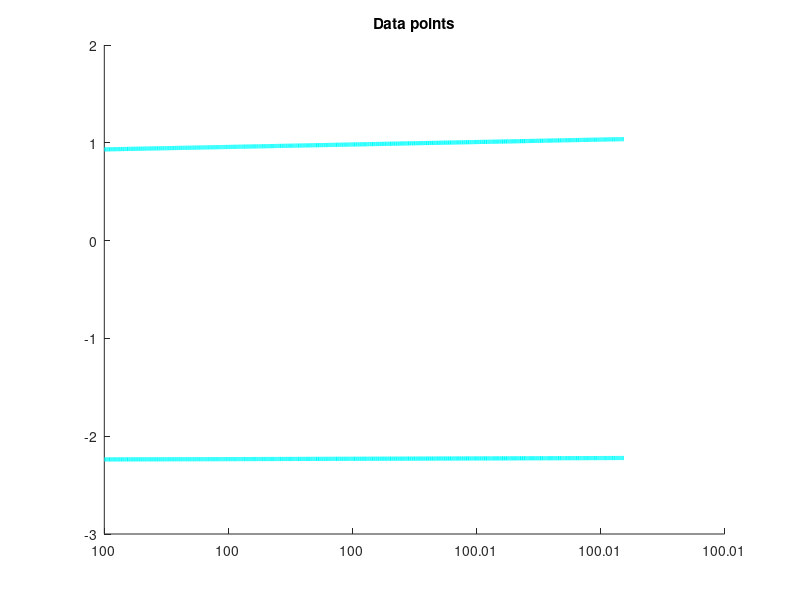

Write MATLAB code to recreate this figure. (Note: this script raises an error after producing the figure.)
clear all
close all

dist = 0.00001;
t = 100+(0:dist:838*dist)';
% t = 2*pi* 1./lambda;
y = 2*exp(-1j*4*t) + sqrt(2)*exp(-1j*7*t);
x_in = [2, 1j*4, sqrt(2), 1j*7];
% axis([0 2 -0.5 6])
% hold on
figure
hold on
plot(t,real(y),'c','linewidth',3)
plot(t,imag(y),'c','linewidth',3)
title('Data points')
% hold off

% F = @(x, xdata)x(1)*exp(-x(2)*xdata) + x(3)*exp(-x(4)*xdata);
% x0 = [2 0.1+4i 1.4 7.2i];

x02 = [3.7i 7.2i];
F2 = @(x,t) fitvector(x,t,y);


% options = optimoptions('lsqcurvefit', 'TolX', 1e-15, 'MaxIter', 1000);
options.TolFun = 10^(-10);
options.MaxFunEvals = 10000;
options.MaxIter = 4000;
% [x,resnorm,~,exitflag,output] = lsqcurvefit(F,x0,t,y, -inf*ones(size(x0)), inf*ones(size(x0)), options);
[x,resnorm,~,exitflag,output] = lsqcurvefit(F2,x02,t,y, -inf*ones(size(x02)), inf*ones(size(x02)), options);

hold on
plot(t,real(F2(x,t)),'k')
plot(t,imag(F2(x,t)),'k')
hold off
disp(['original = [', num2str(x_in)])
disp(['solution = [', num2str(x)])%,'];', '  diff initial - est = ',num2str(norm(x_in - x))])